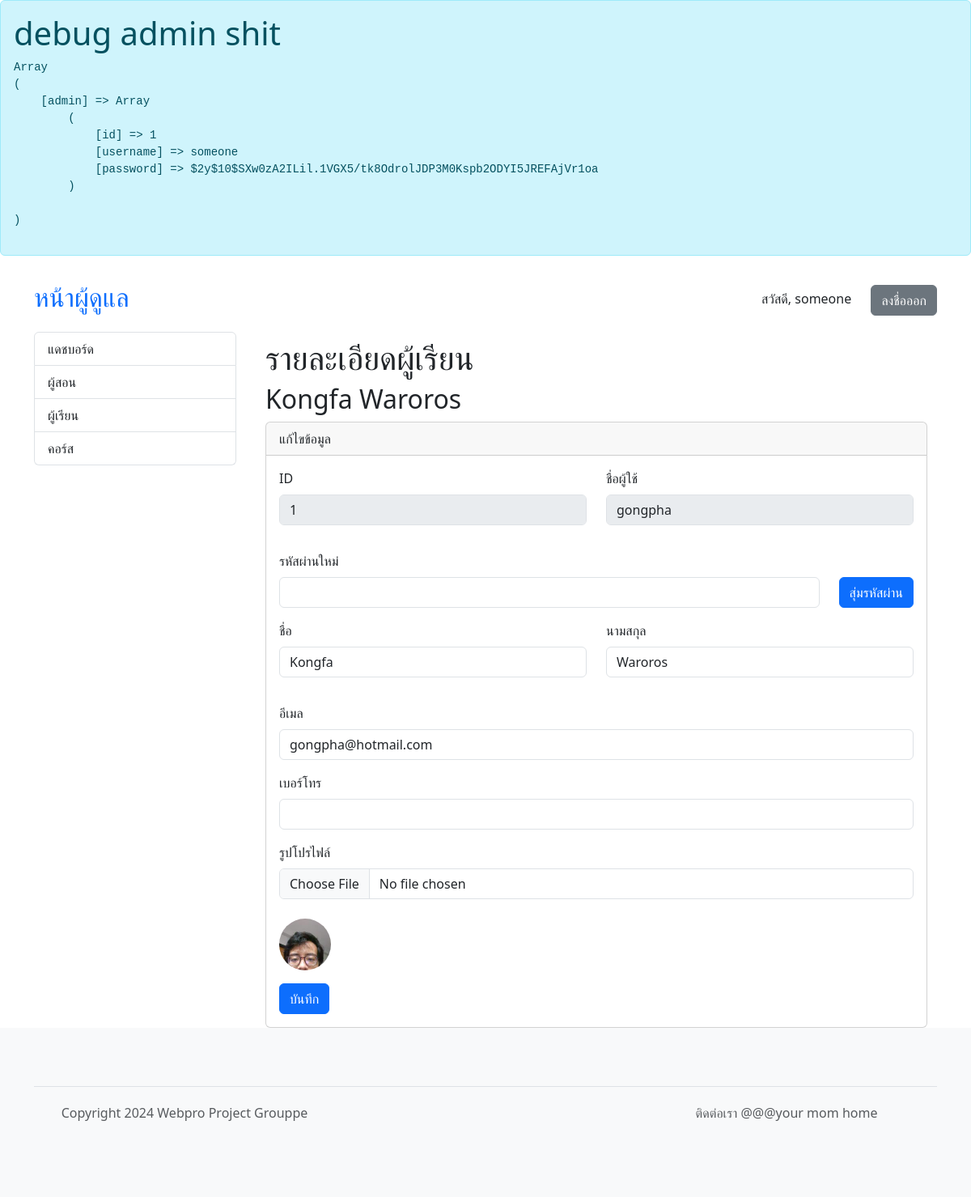
/admin/student.php?id=1 (signed in), run on an earlier commit of the app's database.
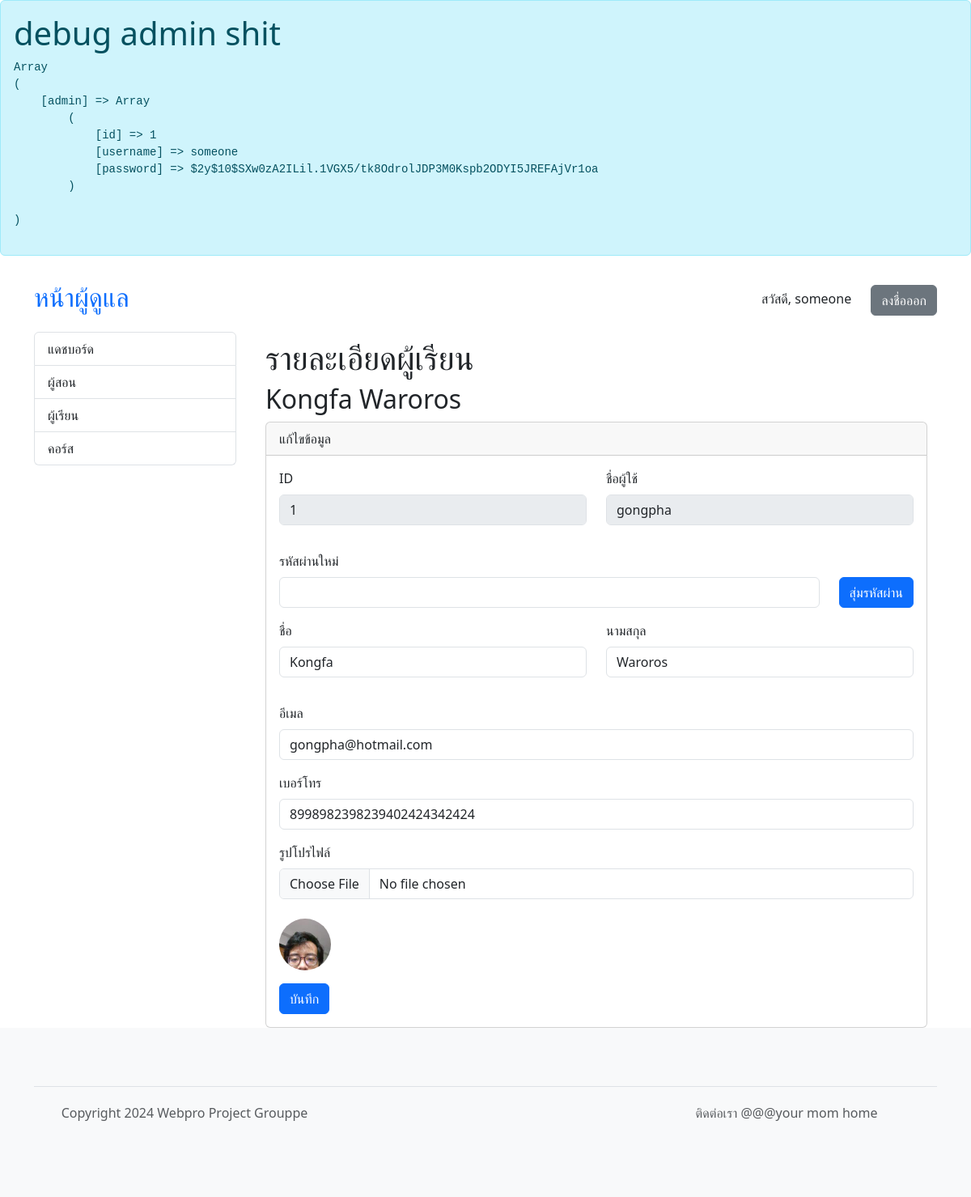
And on a later commit of the database.
### tables this page shows
CREATE TABLE "students" (
	"id"	INTEGER,
	"username"	VARCHAR(32) NOT NULL,
	"first_name"	VARCHAR(64) NOT NULL,
	"last_name"	VARCHAR(64) NOT NULL,
	"profile_pic_hash"	CHARACTER(32),
	"password"	CHARACTER(72) NOT NULL,
	"email"	VARCHAR(64) NOT NULL,
	"phone"	VARCHAR(16),
	"created_date"	DATETIME,
	PRIMARY KEY("id" AUTOINCREMENT)
);

### core.php (called while the page is built, shortened)
<?php
require 'shopping.php';
require 'common.php';
	class App extends SQLite3 {
			?>
				</form><?php
		function admin_is_logged_in() {
			return isset($_SESSION["admin"]);
		}
		function get_object($id, $table) {
			$sql = "SELECT *, first_name || ' ' || last_name AS name FROM $table WHERE id = \"" . $id . "\"";
			$ret = $this->query($sql);
			$row = $ret->fetchArray(SQLITE3_ASSOC);
			$row = prepare_other_data($row, '../');
			return $row;
		}
	}
?>

### common.php (called while the page is built, shortened)
<?php
function prepare_other_data($row, $prefix = "") {
	if (isset($row['profile_pic_hash'])) {
		if ($row['profile_pic_hash'] != "") {
			$row['pfplink'] = $prefix . "avatars/" . $row['profile_pic_hash'] . '.jpg';
			return $row;
		}
	}
	$row['pfplink'] = get_pfplink_from_seed('saltPROJECTGROUPPE' . md5($row['username']));
	return $row;
}
?>

### admin/si_edit.php (the view, shortened to what this page needs)
<?php
$object = null;
if (isset($_GET['id']))
	$object = $db->get_object($_GET['id'], $table);
if ($object != null) {
	$head = $head_1;
	$subhead = "<h2>{$object['name']}</h2>";
	$cardhead = "แก้ไขข้อมูล";
	$required = "";
	$lock = "disabled";
}
?>
<div class="container">
	<h1><?php echo $head ?></h1>
	<?php
		echo $subhead;
	?>
	<div class="card">
		<div class="card-header">
			<?php echo $cardhead ?>
		</div>
		<div class="card-body">
			<form action="<?php echo $logicpage; ?>" method="post" enctype="multipart/form-data">
				<div class="mb-3 row">
					<div class="col mb-3">
						<?php if ($object['id'] != 0) { ?>
						<label for="username" class="form-label <?php echo $required ?>">ID</label>
						<input type="text" class="form-control" id="id" name="id" value="<?php echo $object['id'] ?>" disabled>
						<?php } ?>
					</div>
					<div class="<?php if ($object['id'] != 0) { echo "col"; } else { echo ""; } ?> mb-3">
						<label for="username" class="form-label <?php echo $required ?>">ชื่อผู้ใช้</label>
						<input type="text" class="form-control" id="username" name="username" value="<?php echo $object['username'] ?>" <?php echo $lock ?> >
					</div>
				</div>
				<div class="mb-3">
					<label for="password" class="form-label <?php echo $required ?>">รหัสผ่าน<?php echo $object['id'] == 0 ? "" : "ใหม่"; ?></label>
					<div class="mb-3 row">
						<div class="col">
							<input class="form-control" id="password-input" name="password">
						</div>
						<div class="col-auto">
							<button type="button" onclick="passwordgen()" class="btn btn-primary">สุ่มรหัสผ่าน</button>
						</div>
					</div>
				</div>
				<div class="mb-3 row">
					<div class="col mb-3">
						<label for="first_name" class="form-label <?php echo $required ?>">ชื่อ</label>
						<input type="text" class="form-control" id="first_name" name="first_name" value="<?php echo $object['first_name'] ?>">
					</div>
					<div class="col mb-3">
						<label for="last_name" class="form-label <?php echo $required ?>">นามสกุล</label>
						<input type="text" class="form-control" id="last_name" name="last_name" value="<?php echo $object['last_name'] ?>">
					</div>
				</div>
				<div class="mb-3">
					<label for="email" class="form-label <?php echo $required ?>">อีเมล</label>
					<input type="email" class="form-control" id="email" name="email" value="<?php echo $object['email'] ?>">
				</div>
				<div class="mb-3">
					<label for="phone" class="form-label <?php echo $required ?>">เบอร์โทร</label>
					<input type="text" class="form-control" id="phone" name="phone" value="<?php echo $object['phone'] ?>">
				</div>
				<div class="mb-3">
					<label for="pfplink" class="form-label">รูปโปรไฟล์</label>
					<input type="file" class="form-control mb-4" id="pfpFile" name="pfpfile" accept="image/jpeg">
					<?php if ($object['id'] != 0) { ?>
					<img src="<?php echo $object['pfplink'] ?>" alt="avatar" width="64" height="64" class="rounded-circle me-4">
					<?php } else { ?>
					<input type="hidden" name="new">
					<?php } ?>
				</div>
				<button type="submit" class="btn btn-primary">บันทึก</button>
			</form>
		</div>
	</div>
</div>
<?php
require 'template_footer.php';
?>

### admin/student.php (shortened to what this page needs)
<?php
require 'template_init.php';
$table = "students";
$logicpage = "student.php";
$head_1 = "<h1>รายละเอียดผู้เรียน</h1>";
require 'template_header.php';
require 'si_edit.php';
?>

### admin/template_header.php (shortened to what this page needs)
<?php
	$menu = array(
		"index" => 'แดชบอร์ด',
		"instructors" => 'ผู้สอน',
		"students" => 'ผู้เรียน',
		"courses" => 'คอร์ส'
	);
		?>
<!DOCTYPE html>
<html lang="en">
<head>
	<link href="https://cdn.jsdelivr.net/npm/bootstrap@5.3.3/dist/css/bootstrap.min.css" rel="stylesheet">
	<link rel="stylesheet" href="https://cdn.jsdelivr.net/npm/bootstrap-icons@1.11.3/font/bootstrap-icons.min.css">
</head>
<body>
	<div class="alert alert-info">
		<h1>debug admin shit</h1>
		<pre><?php print_r($_SESSION); ?></pre>
	</div>
	<?php if ($db->admin_is_logged_in()) { ?>
	<header class="p-3">
		<div class="container">
			<div class="d-flex flex-wrap align-items-center justify-content-center justify-content-lg-start">
				<a href="index.php" class="d-flex align-items-center mb-2 mb-lg-0 text-decoration-none mb-md-0 me-lg-auto">
					<h2>หน้าผู้ดูแล</h2>
				</a>
				<div class="auth-section">
					<span style="margin-right: 20px">สวัสดี, <?php echo $_SESSION['admin']['username'] ?></span>
					<a href="signout.php" class="btn btn-secondary">ลงชื่อออก</a>
				</div>
			</div>
		</div>
	</header>
		<?php
	}
		?>
<?php if ($db->admin_is_logged_in()) { ?>
<div class="container">
	<div class="d-flex gap-4">
		<div class="list-group" style="min-width: 250px;">
			<?php
			foreach ($menu as $key => $value) {
				$active = ($key . '.php' == basename($_SERVER["PHP_SELF"])) ? "active" : "";
				echo "<a href=\"$key.php\" class=\"list-group-item list-group-item-action $active\">$value</a>";
			}
			?>
		</div>
<?php } ?>

### admin/template_footer.php
<?php if ($db->admin_is_logged_in()) { ?>
</div>
</div>
<?php } ?>
<footer class="py-5 text-center text-body-secondary bg-body-tertiary">
	<div class="container">
	<footer class="d-flex flex-wrap justify-content-between align-items-center py-3 my-4 border-top">
	<p class="col-md-4 mb-0 text-body-secondary">Copyright 2024 Webpro Project Grouppe</p>
	<a href="/" class="col-md-4 d-flex align-items-center justify-content-center mb-3 mb-md-0 me-md-auto link-body-emphasis text-decoration-none">
		<svg class="bi me-2" width="40" height="32"><use xlink:href="#bootstrap"></use></svg>
	</a>
	<p class="col-md-4 mb-0 text-body-secondary">ติดต่อเรา
	@@@your mom home</p>
	</footer>
</body>
</html>

What changed in the data, as far as the page shows it:
changed students "gongpha": phone (not shown) → "8998982398239402424342424"
